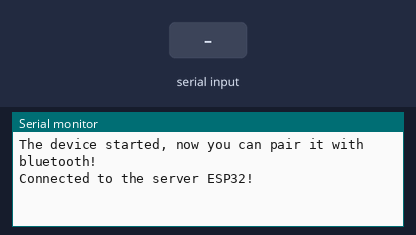
Recording of a sketch running on a simulated ESP32. Parts: the last lines printed to the serial monitor. The test bench sets the inputs (shaded band). Nothing arrives over Bluetooth unless stated.

Above: at 1.2 s.
1.3 s: "1" received over the second serial link
At 1.7 s:
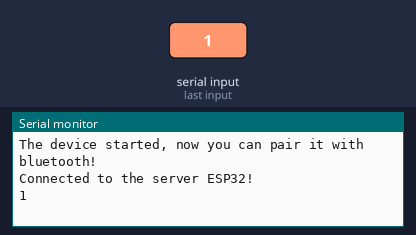
2.8 s: "0" received over the second serial link
At 3.2 s:
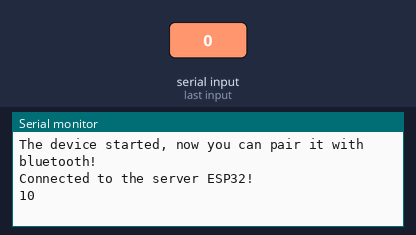

The sketch:

esp2.ino
```cpp
#include "BluetoothSerial.h"

#if !defined(CONFIG_BT_ENABLED) || !defined(CONFIG_BLUEDROID_ENABLED)
#error Bluetooth is not enabled! Please run `make menuconfig` to and enable it
#endif

BluetoothSerial SerialBT;
String esp1_mac = "E4:65:B8:1E:E0:A2";
uint8_t address[6]  = {0x08, 0xA6, 0xF7, 0xA1, 0x6F, 0x0A};//Write Drone side MAC address in HEX
bool connect;

void connected();

void setup() {
  connect = false;
  Serial.begin(115200);
  SerialBT.begin("ESP32_2", true);
  Serial.println("The device started, now you can pair it with bluetooth!");

}

void loop() {
  // String mac = SerialBT.getBtAddressString();
  // Serial.println("MAC Address: " + mac);
  connected();
  SerialBT.println("Charam");
  if (Serial.available()) {
    SerialBT.write(Serial.read());
  }
  if (SerialBT.available()) {
    Serial.write(SerialBT.read());
  }
  delay(50);
}

void connected(){
  if (SerialBT.connect(address)) {
    if (connect) {
      return;
      // SerialBT.println(3);
    }
    connect = true;
    Serial.println("Connected to the server ESP32!");
  }else {
    Serial.println("Fail to connect to the server ESP32!");
    connect = false;
  }
}
```

Measured:
- after the input at 1.3 s, the serial monitor: prints a new line at once (image 1)
- after the input at 2.8 s, the serial monitor: prints a new line at once (image 2)
